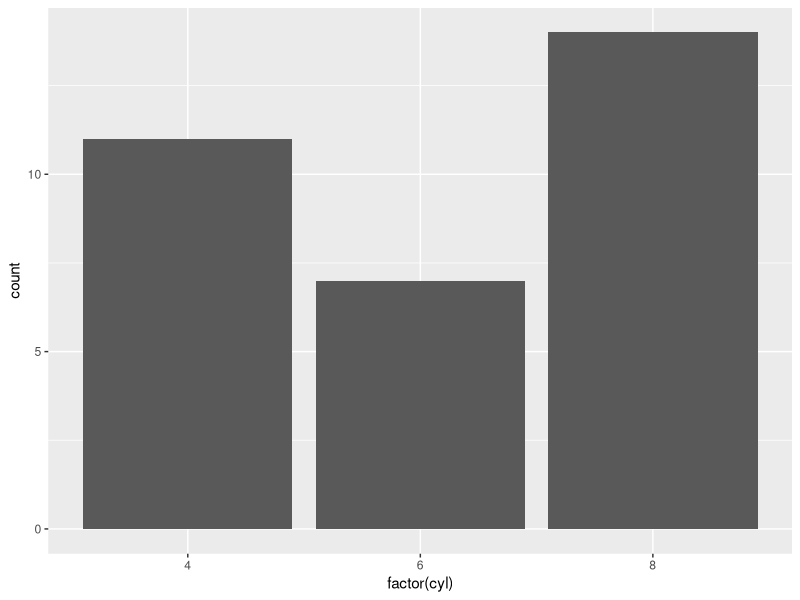
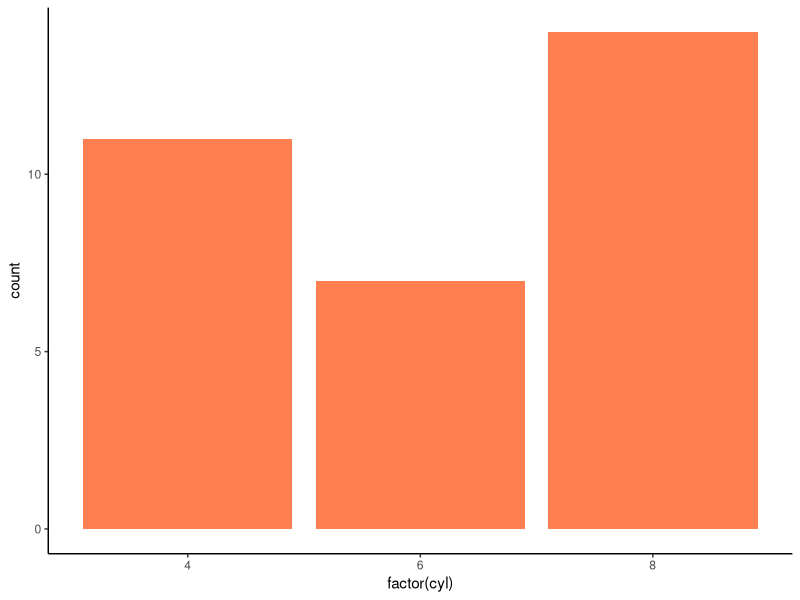
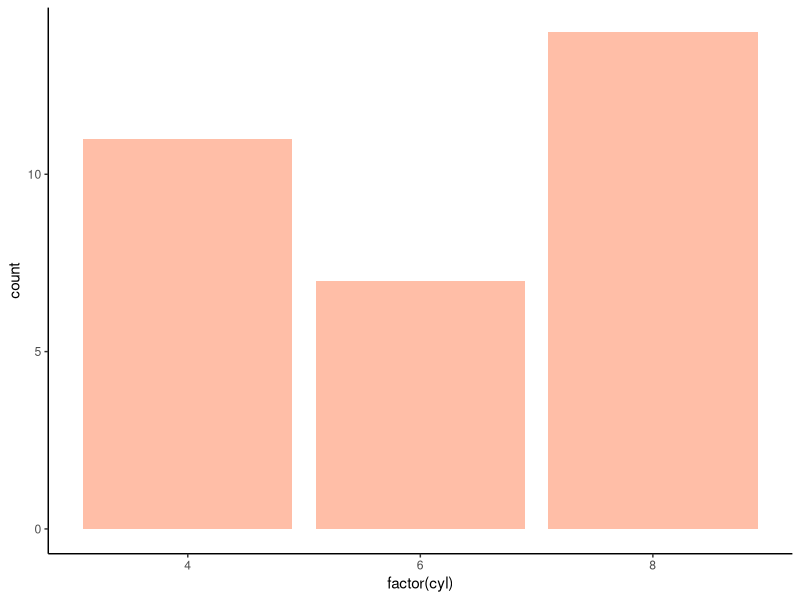
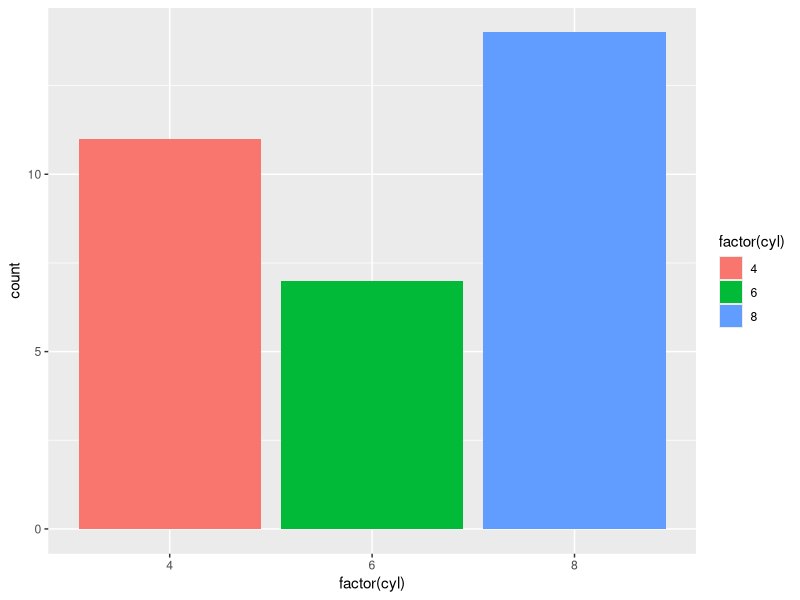
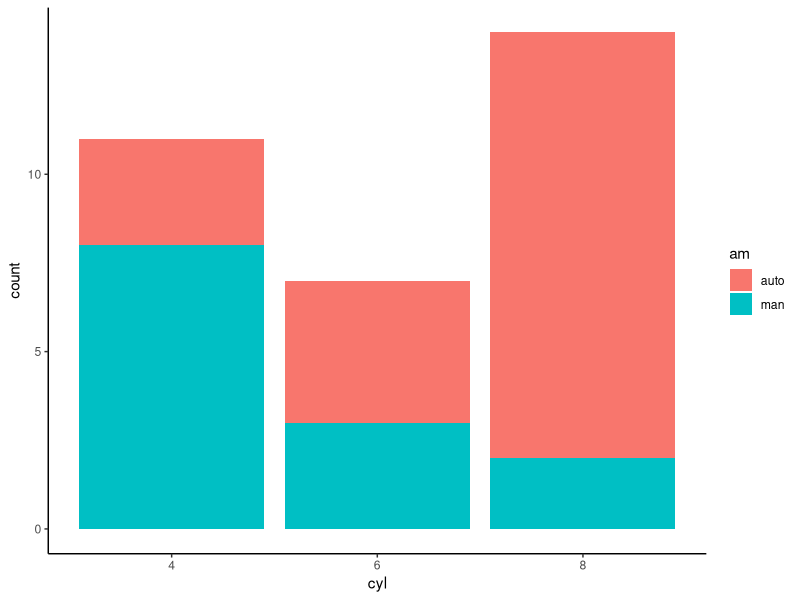
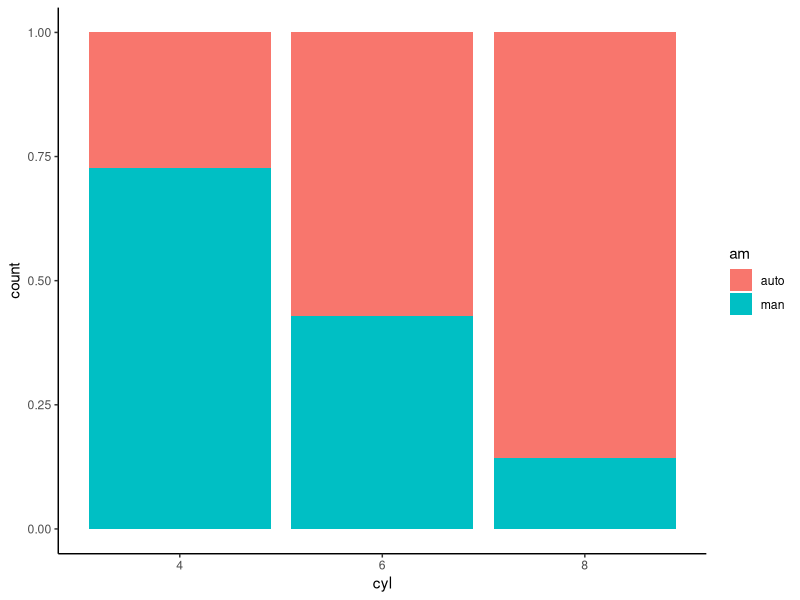
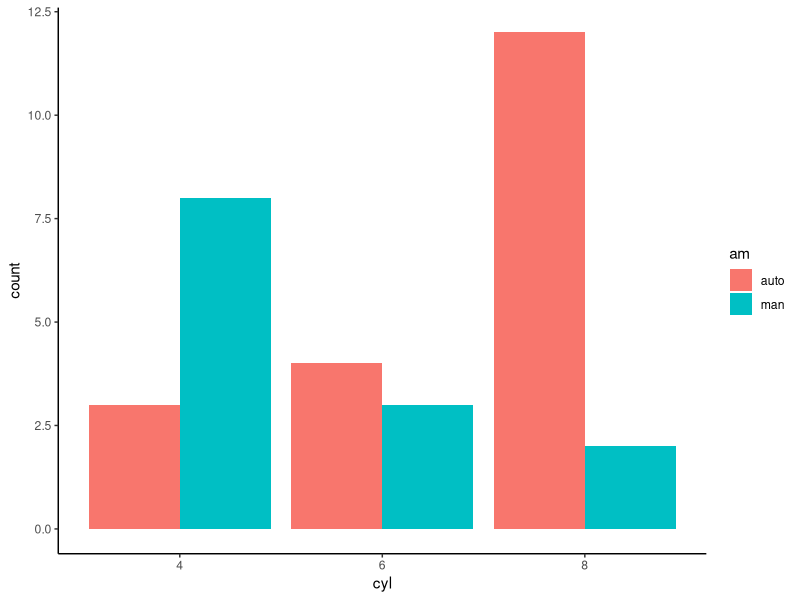
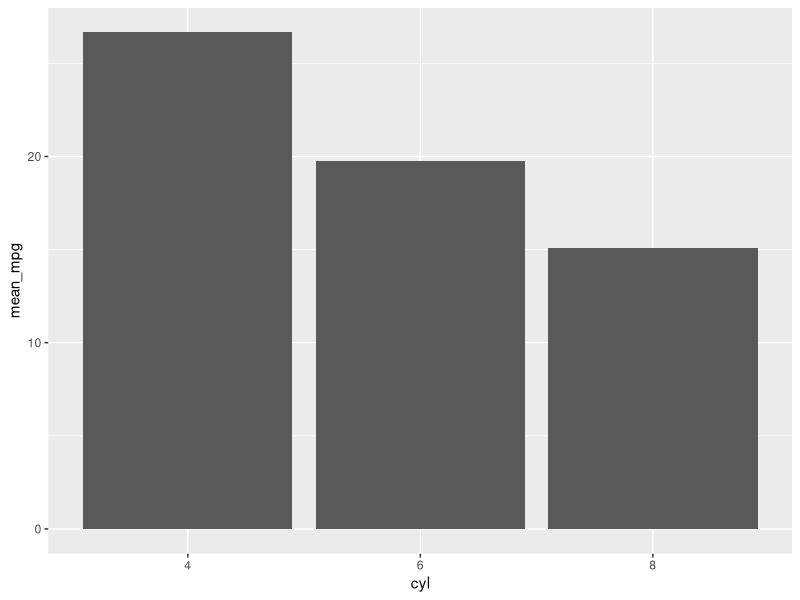

The R script that drew these images, in order:
library(ggplot2)
# Most basic bar chart
ggplot(mtcars, aes(x = factor(cyl))) +
    geom_bar()

# Change the color of the bars
ggplot(mtcars, aes(x = factor(cyl))) +
    geom_bar(fill = "coral") +
    theme_classic()

grDevices::colors()	

# Change intensity
ggplot(mtcars,
        aes(factor(cyl))) +
    geom_bar(fill = "coral",
        alpha = 0.5) +
    theme_classic()

# Color by group
ggplot(mtcars, aes(factor(cyl),
        fill = factor(cyl))) +
    geom_bar()

# Add a group in the bars
library(dplyr)
# Step 1
data <- mtcars %>% 
#Step 2
mutate(am = factor(am, labels = c("auto", "man")),
    cyl = factor(cyl))
# Step 3
ggplot(data, aes(x = cyl, fill = am)) +
    geom_bar() +
    theme_classic()

# Bar chart in percentage
ggplot(data, aes(x = cyl, fill = am)) +
    geom_bar(position = "fill") +
    theme_classic()

# Bar chart side by side
ggplot(data, aes(x = cyl, fill = am)) +
    geom_bar(position = position_dodge()) +
    theme_classic()

# Histogram

# Step 1. Create a new variable
data_histogram <- mtcars %>%
mutate(cyl = factor(cyl)) %>%
group_by(cyl) %>%
summarize(mean_mpg = round(mean(mpg), 2))
# Step 2. Create a basic histogram
ggplot(data_histogram, aes(x = cyl, y = mean_mpg)) +
    geom_bar(stat = "identity")
# Step 3. Change the orientation
ggplot(data_histogram, aes(x = cyl, y = mean_mpg)) +
    geom_bar(stat = "identity") +
    coord_flip()
# Step 4. Change the color
ggplot(data_histogram, aes(x = cyl, y = mean_mpg, fill = cyl)) +
    geom_bar(stat = "identity") +
    coord_flip() +
    theme_classic()
# Step 5. Change the size
graph <- ggplot(data_histogram, aes(x = cyl, y = mean_mpg, fill = cyl)) +
    geom_bar(stat = "identity", width = 0.5) +
    coord_flip() +
    theme_classic()
graph

# Step 6. Add labels to the graph
graph +
    geom_text(aes(label = mean_mpg),
        hjust = 1.5,
        color = "white",
        size = 3) +
    theme_classic()
